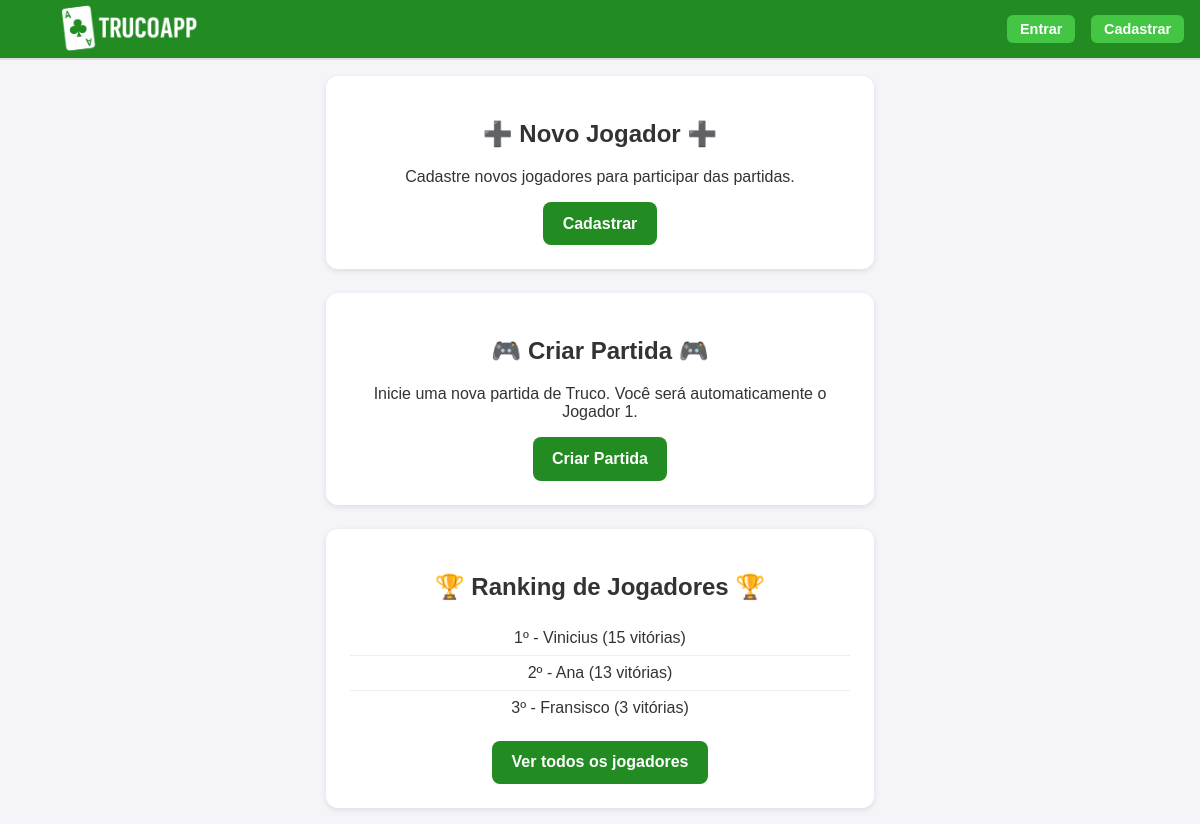
/, run on an earlier commit of the app's database.
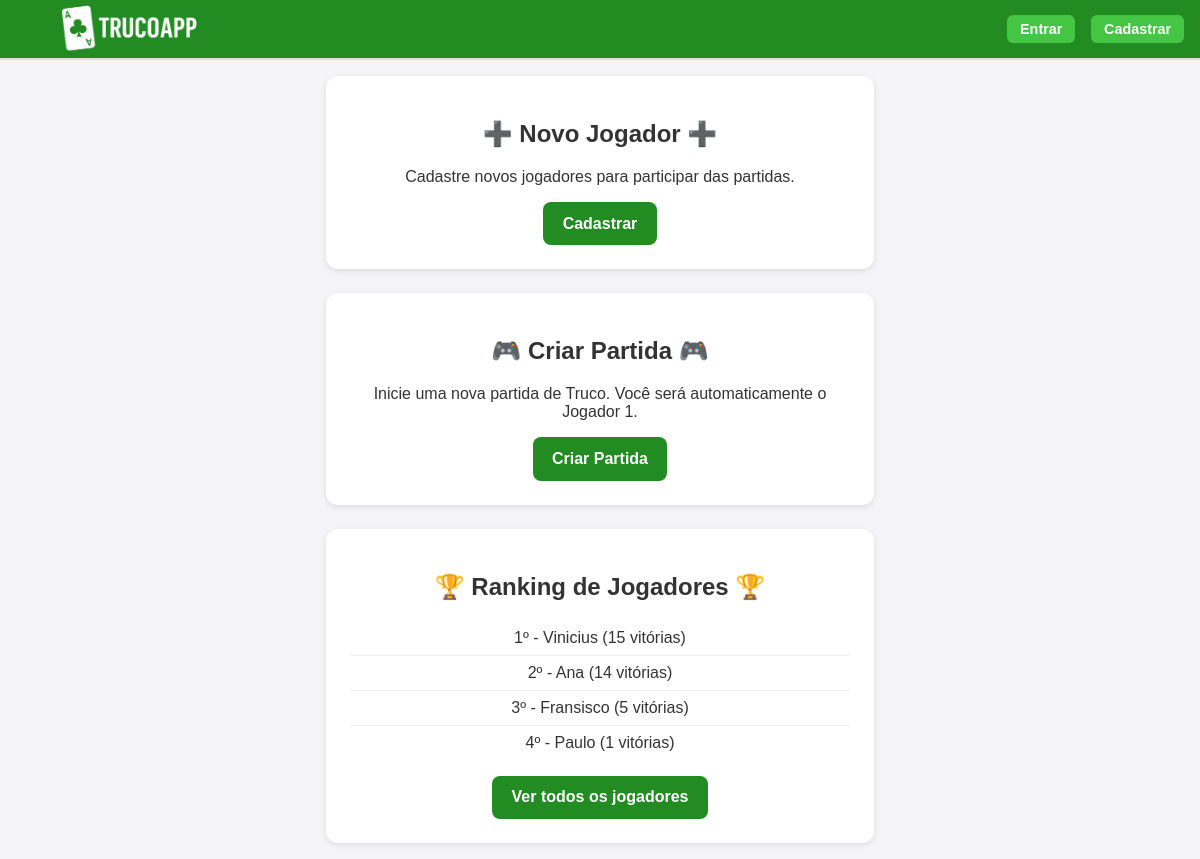
And on a later commit of the database.
### core/models.py (models this page shows, shortened)
class Jogador(models.Model):
    id = models.AutoField(primary_key=True)
    user = models.OneToOneField(
        User,
        on_delete=models.SET_NULL,
        null=True, blank=True,
        related_name="jogador",
        help_text="Usuário associado a este jogador (opcional)",
    )
    nome = models.CharField(max_length=100, help_text='Entre o nome', blank=True, default="")
    curso = models.CharField(max_length=100, help_text='Entre o curso', blank=True, default="")
    periodo = models.IntegerField(help_text='Informe o período do curso', default=0)
    email = models.EmailField(help_text='Informe o email', max_length=254, blank=True, default="")
    vitorias = models.IntegerField(help_text='Número de vitórias', default=0)
    derrotas = models.IntegerField(help_text='Número de derrotas', default=0)
    imagem = models.ImageField(upload_to='jogadores/', null=True, blank=True)
    dtNasc = models.DateField(
        help_text='Nascimento no formato DD/MM/AAAA',
        verbose_name='Data de nascimento',
        null=True, blank=True,
    )
    from django.db import models

### core/views.py (the view)
# urls.py: path("", views.HomeView.as_view(), name="home"),   # agora "/" abre a Home
class HomeView(TemplateView):
    template_name = "core/home.html"
    def get_context_data(self, **kwargs):
        context = super().get_context_data(**kwargs)
        context["ranking"] = Jogador.objects.order_by("-vitorias")[:5]
        return context

### templates/core/home.html (shortened to what this page needs)
{% extends "core/base.html" %}
{% load static %}
{% block content %}
  <div class="card">
    <h2>➕ Novo Jogador ➕</h2>
    <p>Cadastre novos jogadores para participar das partidas.</p>
    {% if request.user.is_authenticated %}
      <a href="{% url 'jogador_create' %}" class="btn">Cadastrar</a>
    {% else %}
      <a href="{% url 'login' %}?next={% url 'jogador_create' %}" class="btn">Cadastrar</a>
    {% endif %}
  </div>
<div class="card">
  <h2>🎮 Criar Partida 🎮</h2>
  <p>Inicie uma nova partida de Truco. Você será automaticamente o Jogador 1.</p>
  {% if request.user.is_authenticated %}
      <a href="{% url 'partida_escolher_jogador' %}" class="btn">Criar Partida</a>
  {% else %}
      <a href="{% url 'login' %}?next={% url 'partida_escolher_jogador' %}" class="btn">Criar Partida</a>
  {% endif %}
</div>
  <div class="card">
    <h2>🏆 Ranking de Jogadores 🏆</h2>
    <ul>
      {% for jogador in ranking %}
        <li>{{ forloop.counter }}º - {{ jogador.nome }} ({{ jogador.vitorias }} vitórias)</li>
      {% empty %}
        <li>Nenhum jogador cadastrado ainda.</li>
      {% endfor %}
    </ul>
    <a href="{% url 'jogador_list' %}" class="btn">Ver todos os jogadores</a>
  </div>
{% endblock %}

### templates/core/base.html (shortened to what this page needs)
{% load static %}
<!DOCTYPE html>
<html lang="pt-BR">
<head>
  <link rel="stylesheet" href="{% static 'css/home.css' %}" type="text/css">
</head>
<body>
<header>
  <a href="{% url 'home' %}" class="logo-home">
    <img src="{% static 'img/logo.png' %}" alt="TrucoApp Logo">
  </a>
  <nav class="user-nav">
    {% if request.user.is_authenticated %}
      {% if request.user.is_staff or request.user.is_superuser %}
        <span class="username">Olá, {{ request.user.username }}!</span>
      {% else %}
        <a href="{% url 'jogador_update_self' %}" class="username" title="Editar meu perfil">
          Olá, {{ request.user.username }}!
        </a>
      {% endif %}
      {% if request.user.is_staff or request.user.is_superuser %}
        <a href="{% url 'admin:index' %}" class="nav-btn">Admin</a>
      {% endif %}
      <form method="post" action="{% url 'logout' %}">
        {% csrf_token %}
        <button type="submit" class="nav-btn">Sair</button>
      </form>
    {% else %}
      {% if request.resolver_match.url_name != "login" and request.resolver_match.url_name != "signup" %}
        <a href="{% url 'login' %}" class="nav-btn">Entrar</a>
        <a href="{% url 'signup' %}" class="nav-btn">Cadastrar</a>
      {% endif %}
    {% endif %}
  </nav>
</header>
<main>
  {% block content %}{% endblock %}
</main>
</body>
</html>

### static/css/home.css (style rules this page uses)
header { display: flex; justify-content: space-between; align-items: center; padding: 0 1rem; height: 60px; border-bottom: 2px solid #ddd; width: 100%; box-sizing: border-box; background: #228B22; }
body { font-family: Arial, sans-serif; margin: 0; background: #f4f4f9; color: #333; display: flex; flex-direction: column; }
main { display: flex; flex-direction: column; align-items: center; gap: 1.5rem; padding: 1rem; max-width: 900px; margin: auto; }
.card { width: 100%; max-width: 500px; background: white; border-radius: 12px; box-shadow: 0 2px 6px rgba(0,0,0,0.1); padding: 1.5rem; text-align: center; }
.btn { display: inline-block; background: #228B22; color: white; padding: 0.8rem 1.2rem; border-radius: 8px; text-decoration: none; font-weight: bold; }
ul { list-style: none; padding: 0; }
li { padding: 0.5rem 0; border-bottom: 1px solid #eee; }
li:last-child { border-bottom: none; }
.logo-home { display: flex; align-items: center; height: 100%; }
.logo-home img { max-height: 150px; width: auto; display: block; }
.user-nav { display: flex; justify-content: flex-end; align-items: center; gap: 1rem; flex-wrap: wrap; }
.user-nav .nav-btn { background: #4cd34cd2; color: white; padding: 0.4rem 0.8rem; border-radius: 6px; text-decoration: none; font-size: 0.9rem; font-weight: bold; border: none; cursor: pointer; }

What changed in the data, as far as the page shows it:
changed Jogador "Ana": vitorias "13" → "14"
changed Jogador "Fransisco": vitorias "3" → "5"
added Jogador: nome "Paulo", vitorias "1"
